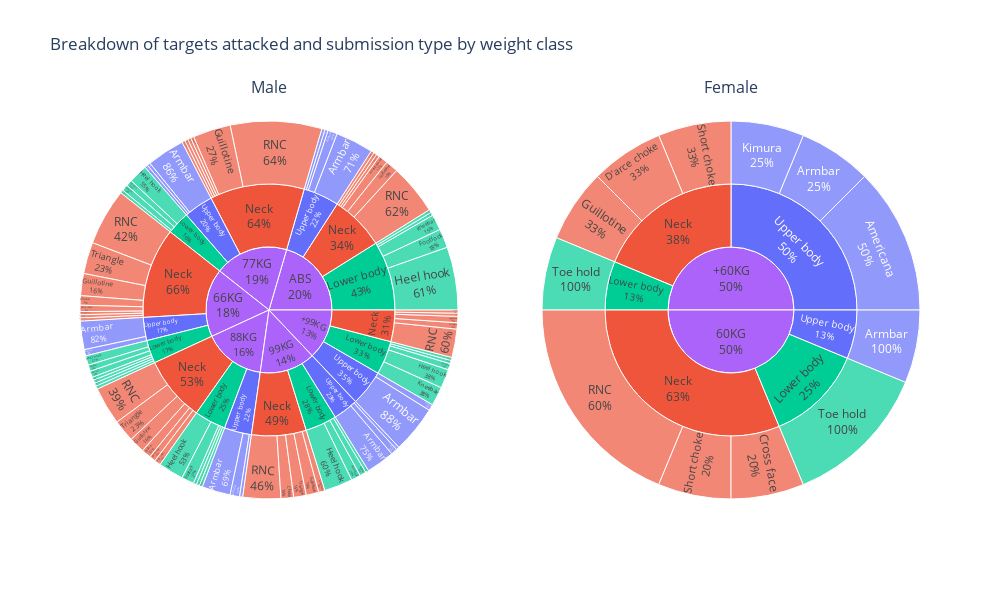

Notebook code for this chart:
### Markdown cell above
*A points difference of 0 in the above histograms indicate that the winner of the match won by an advantage point or penalty point, which is given by the referree to reward aggressive athletes who do not reach a point-scoring position and to penalise passive athletes.*

An examination of the distribution of the difference between the points between the winner and the loser seems to indicate that the majority of matches are won by either advantages/penalties or a small point lead of 2 to 3 points. This lends credence to the theory that the rational thing to do to eke out a point victory is simply to get a minor point lead and stall out the match.

### Code cell
fig = sp.make_subplots(rows=1, cols=2, specs=[
    [{"type": "sunburst"}, {"type": "sunburst"}]
], subplot_titles=['Male','Female'])

dfmsub=dfm[dfm['submission'].notnull()]
dfmsub['subcounts']=1

dffsub=dff[dff['submission'].notnull()]
dffsub['subcounts']=1

dffsub=dffsub.sort_values(by=["weight_class","target"], axis=0)
dfmsub=dfmsub.sort_values(by=["weight_class","target"], axis=0)

sb1=px.sunburst(
    dfmsub, path=['weight_class','target','submission'], values='subcounts', color='target',
    labels={'subcounts': 'Number of occurences'}, title='Male atheletes'
)

sb2=px.sunburst(
    dffsub, path=['weight_class','target','submission'], values='subcounts', color='target',
    labels={'subcounts': 'Number of occurences'}, title='Female athletes'
)

sb1.update_traces(textinfo="label+percent parent")
sb2.update_traces(textinfo="label+percent parent")
fig.add_trace(sb1.data[0], row=1, col=1)
fig.add_trace(sb2.data[0], row=1, col=2)

fig.update_layout(title='Breakdown of targets attacked and submission type by weight class',height=600, width=1000)

### Figure 1 — Plotly figure (JSON) as saved in the notebook; plotly's stock layout.template omitted (floating-point values rounded to 4 significant figures)
{"data": [{"branchvalues": "total", "customdata": [["Upper body"], ["Neck"], ["Neck"], ["Neck"], ["Lower body"], ["Lower body"], ["Lower body"], ["Lower body"], ["Lower body"], ["Lower body"], ["Lower body"], ["Neck"], ["Neck"], ["Lower body"], ["Neck"], ["Neck"], ["Lower body"], ["Lower body"], ["Upper body"], ["Upper body"], ["Upper body"], ["Upper body"], ["Upper body"], ["Neck"], ["Neck"], ["Neck"], ["Upper body"], ["Neck"], ["Neck"], ["Lower body"], ["Lower body"], ["Lower body"], ["Lower body"], ["Neck"], ["Neck"], ["Neck"], ["Upper body"], ["Lower body"], ["Neck"], ["Neck"], ["Neck"], ["(?)"], ["Upper body"], ["Upper body"], ["Upper body"], ["Upper body"], ["Upper body"], ["Upper body"], ["Neck"], ["Neck"], ["Neck"], ["Neck"], ["Neck"], ["Neck"], ["Lower body"], ["Lower body"], ["Lower body"], ["Lower body"], ["Lower body"], ["Lower body"], ["Lower body"], ["Upper body"], ["Neck"], ["Neck"], ["Upper body"], ["Neck"], ["Neck"], ["Neck"], ["Neck"], ["Neck"], ["Lower body"], ["Lower body"], ["Lower body"], ["Lower body"], ["Lower body"], ["Neck"], ["Lower body"], ["Lower body"], ["Lower body"], ["Neck"], ["Upper body"], ["Upper body"], ["Neck"], ["Neck"], ["Neck"], ["(?)"], ["(?)"], ["(?)"], ["Neck"], ["Lower body"], ["(?)"], ["Upper body"], ["Upper body"], ["Upper body"], ["Upper body"], ["Upper body"], ["Neck"], ["Neck"], ["Neck"], ["Neck"], ["Lower body"], ["Lower body"], ["Lower body"], ["Lower body"], ["Lower body"], ["Neck"], ["(?)"]], "domain": {"x": [0, 0.45], "y": [0, 1]}, "hovertemplate": "labels=%{label}<br>Number of occurences=%{value}<br>parent=%{parent}<br>id=%{id}<br>target=%{customdata[0]}<extra></extra>", "ids": ["ABS/Upper body/Americana", "ABS/Neck/North south choke", "77KG/Neck/North south choke", "66KG/Neck/North south choke", "99KG/Lower body/Leg lock", "66KG/Lower body/Leg lock", "99KG/Lower body/Kneebar", "88KG/Lower body/Kneebar", "77KG/Lower body/Kneebar", "66KG/Lower body/Kneebar", "+99KG/Lower body/Kneebar", "88KG/Neck/D'arce choke", "66KG/Neck/D'arce choke", "ABS/Lower body/Kneebar", "99KG/Neck/Choke", "66KG/Neck/Choke", "66KG/Lower body/Calf slicer", "+99KG/Lower body/Calf slicer", "99KG/Upper body/Armbar", "88KG/Upper body/Armbar", "77KG/Upper body/Armbar", "ABS/Upper body/Armbar", "+99KG/Upper body/Armbar", "66KG/Neck/Anaconda", "ABS/Neck/Choke", "88KG/Neck/Choke", "66KG/Upper body/Armbar", "66KG/Neck/Triangle", "+99KG/Neck/Triangle", "ABS/Lower body/Toe hold", "88KG/Lower body/Toe hold", "77KG/Lower body/Toe hold", "+99KG/Lower body/Toe hold", "ABS/Neck/RNC", "77KG/Neck/Triangle", "88KG/Neck/Short choke", "ABS/Upper body/Shoulder lock", "66KG/Lower body/Toe hold", "88KG/Neck/Triangle", "99KG/Neck/Triangle", "+99KG/Neck/Twister", "+99KG", "ABS/Upper body", "99KG/Upper body", "88KG/Upper body", "77KG/Upper body", "66KG/Upper body", "+99KG/Upper body", "ABS/Neck", "99KG/Neck", "88KG/Neck", "77KG/Neck", "66KG/Neck", "+99KG/Neck", "ABS/Lower body", "99KG/Lower body", "88KG/Lower body", "77KG/Lower body", "66KG/Lower body", "+99KG/Lower body", "66KG/Lower body/Z Lock", "77KG/Upper body/Wristlock", "99KG/Neck/RNC", "88KG/Neck/RNC", "88KG/Upper body/Omoplata", "66KG/Neck/RNC", "77KG/Neck/RNC", "77KG/Neck/Guillotine", "66KG/Neck/Guillotine", "+99KG/Neck/Guillotine", "ABS/Lower body/Footlock", "99KG/Lower body/Footlock", "88KG/Lower body/Footlock", "77KG/Lower body/Footlock", "66KG/Lower body/Footlock", "88KG/Neck/Guillotine", "+99KG/Lower body/Footlock", "88KG/Lower body/Estima lock", "ABS/Lower body/Dogbar", "ABS/Neck/D'arce choke", "77KG/Upper body/Omoplata", "99KG/Upper body/Omoplata", "+99KG/Neck/RNC", "77KG/Neck/Ezekiel", "99KG/Neck/Guillotine", "66KG", "77KG", "88KG", "+99KG/Neck/Headlock", "+99KG/Lower body/Heel hook", "99KG", "ABS/Upper body/Kimura", "99KG/Upper body/Kimura", "88KG/Upper body/Kimura", "66KG/Upper body/Kimura", "+99KG/Upper body/Kimura", "ABS/Neck/Katagatame", "99KG/Neck/Katagatame", "77KG/Neck/Katagatame", "66KG/Neck/Katagatame", "ABS/Lower body/Heel hook", "99KG/Lower body/Heel hook", "88KG/Lower body/Heel hook", "77KG/Lower body/Heel hook", "66KG/Lower body/Heel hook", "ABS/Neck/Guillotine", "ABS"], "labels": ["Americana", "North south choke", "North south choke", "North south choke", "Leg lock", "Leg lock", "Kneebar", "Kneebar", "Kneebar", "Kneebar", "Kneebar", "D'arce choke", "D'arce choke", "Kneebar", "Choke", "Choke", "Calf slicer", "Calf slicer", "Armbar", "Armbar", "Armbar", "Armbar", "Armbar", "Anaconda", "Choke", "Choke", "Armbar", "Triangle", "Triangle", "Toe hold", "Toe hold", "Toe hold", "Toe hold", "RNC", "Triangle", "Short choke", "Shoulder lock", "Toe hold", "Triangle", "Triangle", "Twister", "+99KG", "Upper body", "Upper body", "Upper body", "Upper body", "Upper body", "Upper body", "Neck", "Neck", "Neck", "Neck", "Neck", "Neck", "Lower body", "Lower body", "Lower body", "Lower body", "Lower body", "Lower body", "Z Lock", "Wristlock", "RNC", "RNC", "Omoplata", "RNC", "RNC", "Guillotine", "Guillotine", "Guillotine", "Footlock", "Footlock", "Footlock", "Footlock", "Footlock", "Guillotine", "Footlock", "Estima lock", "Dogbar", "D'arce choke", "Omoplata", "Omoplata", "RNC", "Ezekiel", "Guillotine", "66KG", "77KG", "88KG", "Headlock", "Heel hook", "99KG", "Kimura", "Kimura", "Kimura", "Kimura", "Kimura", "Katagatame", "Katagatame", "Katagatame", "Katagatame", "Heel hook", "Heel hook", "Heel hook", "Heel hook", "Heel hook", "Guillotine", "ABS"], "marker": {"colors": ["#636efa", "#EF553B", "#EF553B", "#EF553B", "#00cc96", "#00cc96", "#00cc96", "#00cc96", "#00cc96", "#00cc96", "#00cc96", "#EF553B", "#EF553B", "#00cc96", "#EF553B", "#EF553B", "#00cc96", "#00cc96", "#636efa", "#636efa", "#636efa", "#636efa", "#636efa", "#EF553B", "#EF553B", "#EF553B", "#636efa", "#EF553B", "#EF553B", "#00cc96", "#00cc96", "#00cc96", "#00cc96", "#EF553B", "#EF553B", "#EF553B", "#636efa", "#00cc96", "#EF553B", "#EF553B", "#EF553B", "#ab63fa", "#636efa", "#636efa", "#636efa", "#636efa", "#636efa", "#636efa", "#EF553B", "#EF553B", "#EF553B", "#EF553B", "#EF553B", "#EF553B", "#00cc96", "#00cc96", "#00cc96", "#00cc96", "#00cc96", "#00cc96", "#00cc96", "#636efa", "#EF553B", "#EF553B", "#636efa", "#EF553B", "#EF553B", "#EF553B", "#EF553B", "#EF553B", "#00cc96", "#00cc96", "#00cc96", "#00cc96", "#00cc96", "#EF553B", "#00cc96", "#00cc96", "#00cc96", "#EF553B", "#636efa", "#636efa", "#EF553B", "#EF553B", "#EF553B", "#ab63fa", "#ab63fa", "#ab63fa", "#EF553B", "#00cc96", "#ab63fa", "#636efa", "#636efa", "#636efa", "#636efa", "#636efa", "#EF553B", "#EF553B", "#EF553B", "#EF553B", "#00cc96", "#00cc96", "#00cc96", "#00cc96", "#00cc96", "#EF553B", "#ab63fa"]}, "name": "", "parents": ["ABS/Upper body", "ABS/Neck", "77KG/Neck", "66KG/Neck", "99KG/Lower body", "66KG/Lower body", "99KG/Lower body", "88KG/Lower body", "77KG/Lower body", "66KG/Lower body", "+99KG/Lower body", "88KG/Neck", "66KG/Neck", "ABS/Lower body", "99KG/Neck", "66KG/Neck", "66KG/Lower body", "+99KG/Lower body", "99KG/Upper body", "88KG/Upper body", "77KG/Upper body", "ABS/Upper body", "+99KG/Upper body", "66KG/Neck", "ABS/Neck", "88KG/Neck", "66KG/Upper body", "66KG/Neck", "+99KG/Neck", "ABS/Lower body", "88KG/Lower body", "77KG/Lower body", "+99KG/Lower body", "ABS/Neck", "77KG/Neck", "88KG/Neck", "ABS/Upper body", "66KG/Lower body", "88KG/Neck", "99KG/Neck", "+99KG/Neck", "", "ABS", "99KG", "88KG", "77KG", "66KG", "+99KG", "ABS", "99KG", "88KG", "77KG", "66KG", "+99KG", "ABS", "99KG", "88KG", "77KG", "66KG", "+99KG", "66KG/Lower body", "77KG/Upper body", "99KG/Neck", "88KG/Neck", "88KG/Upper body", "66KG/Neck", "77KG/Neck", "77KG/Neck", "66KG/Neck", "+99KG/Neck", "ABS/Lower body", "99KG/Lower body", "88KG/Lower body", "77KG/Lower body", "66KG/Lower body", "88KG/Neck", "+99KG/Lower body", "88KG/Lower body", "ABS/Lower body", "ABS/Neck", "77KG/Upper body", "99KG/Upper body", "+99KG/Neck", "77KG/Neck", "99KG/Neck", "", "", "", "+99KG/Neck", "+99KG/Lower body", "", "ABS/Upper body", "99KG/Upper body", "88KG/Upper body", "66KG/Upper body", "+99KG/Upper body", "ABS/Neck", "99KG/Neck", "77KG/Neck", "66KG/Neck", "ABS/Lower body", "99KG/Lower body", "88KG/Lower body", "77KG/Lower body", "66KG/Lower body", "ABS/Neck", ""], "textinfo": "label+percent parent", "type": "sunburst", "values": [1, 1, 1, 1, 1, 1, 2, 1, 1, 2, 6, 2, 2, 5, 4, 3, 1, 1, 9, 9, 12, 12, 15, 1, 1, 3, 9, 10, 2, 1, 1, 2, 2, 16, 1, 2, 1, 1, 7, 4, 1, 48, 17, 12, 13, 14, 11, 17, 26, 26, 31, 45, 43, 15, 33, 15, 15, 11, 11, 16, 1, 1, 12, 12, 1, 18, 29, 12, 7, 1, 6, 3, 4, 2, 2, 5, 1, 1, 1, 1, 1, 1, 9, 1, 4, 65, 70, 59, 2, 6, 53, 3, 2, 3, 2, 2, 3, 2, 1, 1, 20, 9, 8, 6, 3, 4, 76]}, {"branchvalues": "total", "customdata": [["Upper body"], ["Neck"], ["Neck"], ["Upper body"], ["Upper body"], ["Neck"], ["Lower body"], ["Lower body"], ["Lower body"], ["Lower body"], ["Neck"], ["Neck"], ["Neck"], ["Upper body"], ["Neck"], ["Neck"], ["Upper body"], ["Upper body"], ["(?)"], ["(?)"]], "domain": {"x": [0.55, 1], "y": [0, 1]}, "hovertemplate": "labels=%{label}<br>Number of occurences=%{value}<br>parent=%{parent}<br>id=%{id}<br>target=%{customdata[0]}<extra></extra>", "ids": ["+60KG/Upper body/Americana", "+60KG/Neck/Short choke", "60KG/Neck/Short choke", "+60KG/Upper body/Armbar", "60KG/Upper body/Armbar", "60KG/Neck/Cross face", "+60KG/Lower body/Toe hold", "60KG/Lower body/Toe hold", "+60KG/Lower body", "60KG/Lower body", "+60KG/Neck", "+60KG/Neck/D'arce choke", "+60KG/Neck/Guillotine", "+60KG/Upper body/Kimura", "60KG/Neck/RNC", "60KG/Neck", "+60KG/Upper body", "60KG/Upper body", "+60KG", "60KG"], "labels": ["Americana", "Short choke", "Short choke", "Armbar", "Armbar", "Cross face", "Toe hold", "Toe hold", "Lower body", "Lower body", "Neck", "D'arce choke", "Guillotine", "Kimura", "RNC", "Neck", "Upper body", "Upper body", "+60KG", "60KG"], "marker": {"colors": ["#636efa", "#EF553B", "#EF553B", "#636efa", "#636efa", "#EF553B", "#00cc96", "#00cc96", "#00cc96", "#00cc96", "#EF553B", "#EF553B", "#EF553B", "#636efa", "#EF553B", "#EF553B", "#636efa", "#636efa", "#ab63fa", "#ab63fa"]}, "name": "", "parents": ["+60KG/Upper body", "+60KG/Neck", "60KG/Neck", "+60KG/Upper body", "60KG/Upper body", "60KG/Neck", "+60KG/Lower body", "60KG/Lower body", "+60KG", "60KG", "+60KG", "+60KG/Neck", "+60KG/Neck", "+60KG/Upper body", "60KG/Neck", "60KG", "+60KG", "60KG", "", ""], "textinfo": "label+percent parent", "type": "sunburst", "values": [2, 1, 1, 1, 1, 1, 1, 2, 1, 2, 3, 1, 1, 1, 3, 5, 4, 1, 8, 8]}], "layout": {"annotations": [{"font": {"size": 16}, "showarrow": false, "text": "Male", "x": 0.225, "xanchor": "center", "xref": "paper", "y": 1, "yanchor": "bottom", "yref": "paper"}, {"font": {"size": 16}, "showarrow": false, "text": "Female", "x": 0.775, "xanchor": "center", "xref": "paper", "y": 1, "yanchor": "bottom", "yref": "paper"}], "height": 600, "title": {"text": "Breakdown of targets attacked and submission type by weight class"}, "width": 1000}}
